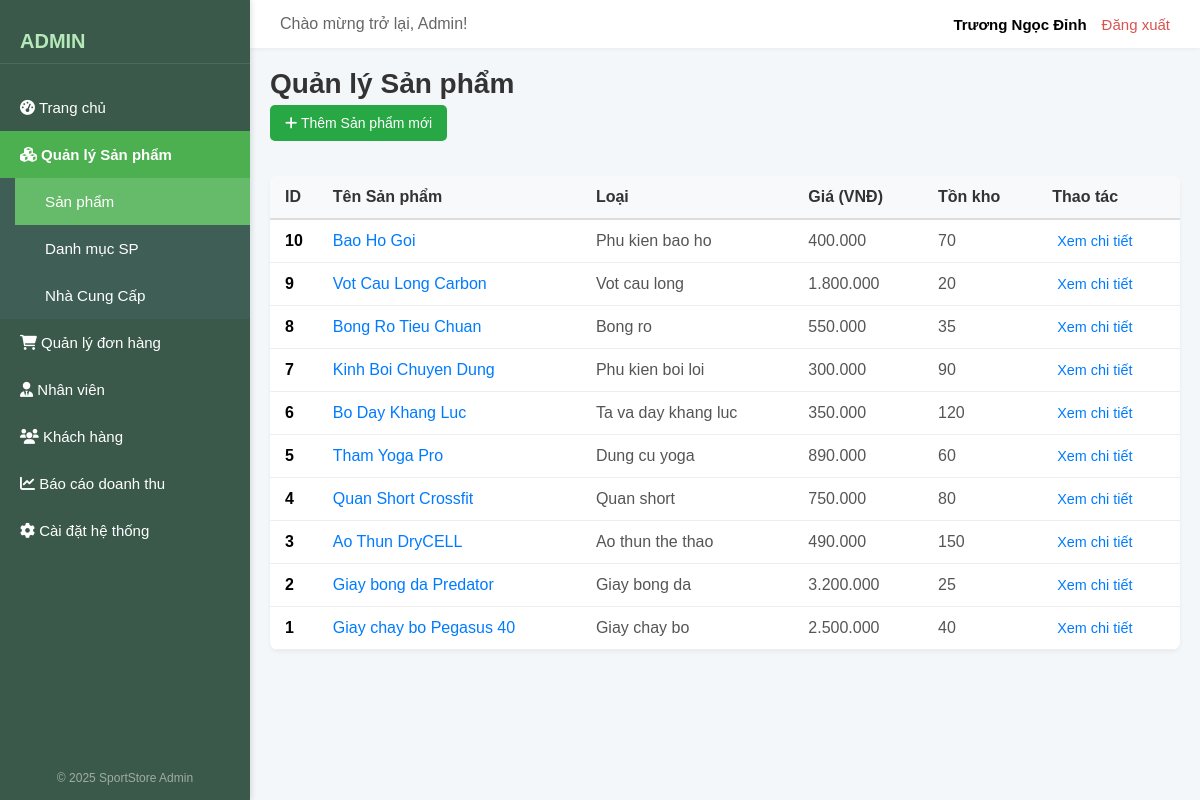
/admin/Sanphams/index.php, run on the app's committed database.
### tables this page shows
CREATE TABLE IF NOT EXISTS `sanpham` (
  `sanpham_id` int NOT NULL AUTO_INCREMENT,
  `loai_id` int NOT NULL,
  `ncc_id` int NOT NULL,
  `thuong_hieu` varchar(100) DEFAULT NULL,
  `ten_sanpham` varchar(255) NOT NULL,
  `gia` decimal(10,2) NOT NULL,
  `mo_ta` text,
  `so_luong_ton` int NOT NULL DEFAULT '0',
  `hinh_anh` varchar(255) DEFAULT NULL,
  PRIMARY KEY (`sanpham_id`),
  KEY `loai_id` (`loai_id`),
  KEY `ncc_id` (`ncc_id`)
);

CREATE TABLE IF NOT EXISTS `loaisanpham` (
  `loai_id` int NOT NULL AUTO_INCREMENT,
  `ten_loai` varchar(100) NOT NULL,
  PRIMARY KEY (`loai_id`),
  UNIQUE KEY `ten_loai` (`ten_loai`)
);

### classes/DB.class.php (called while the page is built, shortened)
<?php
class DB
{
    private $conn;
    public function __construct()
    {
        $database = new Database();
        $this->conn = $database->getConnection();
    }
    public function select($sql)
    {
        $result = $this->conn->query($sql);
        $data = [];
        if ($result && $result->num_rows > 0) {
            while ($row = $result->fetch_object()) {
                $data[] = $row;
            }
        }
        return $data;
    }
}

### config/connect.php (called while the page is built, shortened)
<?php
class Database
{
    public function getConnection()
    {
        $this->conn = new mysqli(HOST, DB_USER, DB_PASS, DB_NAME);
        $this->conn->set_charset("utf8");
        return $this->conn;
    }
}

### controller/SanphamController.php (called while the page is built, shortened)
<?php
$root_path = dirname(__DIR__);
require_once $root_path . '/config/connect.php';
require_once $root_path . '/classes/DB.class.php';
require_once $root_path . '/classes/Sanpham.class.php';
class SanphamController
{
    private $sanphamModel;
    public function __construct()
    {
        $this->sanphamModel = new Sanpham();
    }
    public function index()
    {
        $sanphams = $this->sanphamModel->readAll();
        return [
            'sanphams' => $sanphams
        ];
    }
}

### classes/Sanpham.class.php (called while the page is built, shortened)
<?php
class Sanpham
{
    private $db;
    private $table_sanpham = 'sanpham';
    private $table_loaisp = 'loaisanpham';
    private $table_ncc = 'nhacungcap';
    public function __construct()
    {
        $this->db = new DB();
    }
    public function readAll()
    {
        $query = "
            SELECT
                sp.*,
                lsp.ten_loai,
                ncc.ten_ncc
            FROM
                " . $this->table_sanpham . " sp
            JOIN
                " . $this->table_loaisp . " lsp ON sp.loai_id = lsp.loai_id
            LEFT JOIN
                " . $this->table_ncc . " ncc ON sp.ncc_id = ncc.ncc_id
            ORDER BY sp.sanpham_id DESC";
        return $this->db->select($query);
    }
}

### admin/Sanphams/index.php (the view, shortened to what this page needs)
<?php
require_once '../includes/admin_header.php';
require_once '../../controller/SanphamController.php';
$controller = new SanphamController();
$data = $controller->index();
$sanphams = $data['sanphams'];
?>
<h1>Quản lý Sản phẩm</h1>
<p><a href="add.php" class="export-btn" style="background-color: #28a745;">
        <i class="fa fa-plus"></i> Thêm Sản phẩm mới
    </a></p>
<?php if (empty($sanphams)): ?>
    <div class="alert pending">
        Chưa có sản phẩm nào được thêm vào hệ thống.
    </div>
<?php else: ?>
    <div class="table-responsive">
        <table class="data-table">
            <thead>
                <tr>
                    <th>ID</th>
                    <th>Tên Sản phẩm</th>
                    <th>Loại</th>
                    <th>Giá (VNĐ)</th>
                    <th>Tồn kho</th>
                    <th>Thao tác</th>
                </tr>
            </thead>
            <tbody>
                <?php foreach ($sanphams as $sanpham): ?>
                    <tr>
                        <td><?php echo htmlspecialchars($sanpham->sanpham_id); ?></td>
                        <td><a href="detail.php?id=<?php echo htmlspecialchars($sanpham->sanpham_id); ?>">
                                <?php echo htmlspecialchars($sanpham->ten_sanpham); ?>
                            </a></td>
                        <td><?php echo htmlspecialchars($sanpham->ten_loai); ?></td>
                        <td><?php echo number_format($sanpham->gia, 0, ',', '.'); ?></td>
                        <td><?php echo htmlspecialchars($sanpham->so_luong_ton); ?></td>
                        <td>
                            <a href="detail.php?id=<?php echo htmlspecialchars($sanpham->sanpham_id); ?>" class="action-link view">Xem chi tiết</a>
                        </td>
                    </tr>
                <?php endforeach; ?>
            </tbody>
        </table>
    </div>
<?php endif; ?>
<?php
require_once '../includes/admin_footer.php';
?>

### assets/css/admin_style.css (style rules this page uses)
* { margin: 0; padding: 0; box-sizing: border-box; font-family: Arial, sans-serif; }
a { text-decoration: none; color: inherit; }
body { background-color: #f4f7f9; }
.dashboard-content h1 { font-size: 28px; color: #333; margin-bottom: 5px; }
.export-btn { background-color: #28a745; color: white; padding: 8px 15px; border-radius: 4px; font-size: 14px; }
h1 { color: #333; margin-bottom: 20px; font-size: 1.8em; }
.table-responsive { overflow-x: auto; margin-top: 15px; background: #fff; border-radius: 8px; box-shadow: 0 2px 4px rgba(0, 0, 0, 0.05); }
.data-table { width: 100%; border-collapse: collapse; min-width: 700px; }
.data-table thead th { background-color: #f8f9fa; color: #333; padding: 12px 15px; text-align: left; border-bottom: 2px solid #ddd; font-weight: 600; }
.data-table tbody td { padding: 12px 15px; border-bottom: 1px solid #eee; color: #555; vertical-align: middle; }
.data-table a { color: #007bff; text-decoration: none; }
.data-table tr td:first-child { width: 5%; font-weight: bold; color: #000; }
p .export-btn { display: inline-block; padding: 10px 15px; color: #fff; text-decoration: none; border-radius: 5px; font-weight: 500; transition: background-color 0.3s; margin-bottom: 20px; }
.action-link { font-size: 0.9em; font-weight: 500; margin: 0 5px; }

### data on the page
sanpham: sanpham_id "10", ten_sanpham "Bao Ho Goi", loai.ten_loai "Phu kien bao ho", gia "400.000", so_luong_ton "70"
sanpham: sanpham_id "9", ten_sanpham "Vot Cau Long Carbon", loai.ten_loai "Vot cau long", gia "1.800.000", so_luong_ton "20"
sanpham: sanpham_id "8", ten_sanpham "Bong Ro Tieu Chuan", loai.ten_loai "Bong ro", gia "550.000", so_luong_ton "35"
sanpham: sanpham_id "7", ten_sanpham "Kinh Boi Chuyen Dung", loai.ten_loai "Phu kien boi loi", gia "300.000", so_luong_ton "90"
sanpham: sanpham_id "6", ten_sanpham "Bo Day Khang Luc", loai.ten_loai "Ta va day khang luc", gia "350.000", so_luong_ton "120"
sanpham: sanpham_id "5", ten_sanpham "Tham Yoga Pro", loai.ten_loai "Dung cu yoga", gia "890.000", so_luong_ton "60"
sanpham: sanpham_id "4", ten_sanpham "Quan Short Crossfit", loai.ten_loai "Quan short", gia "750.000", so_luong_ton "80"
sanpham: sanpham_id "3", ten_sanpham "Ao Thun DryCELL", loai.ten_loai "Ao thun the thao", gia "490.000", so_luong_ton "150"
sanpham: sanpham_id "2", ten_sanpham "Giay bong da Predator", loai.ten_loai "Giay bong da", gia "3.200.000", so_luong_ton "25"
sanpham: sanpham_id "1", ten_sanpham "Giay chay bo Pegasus 40", loai.ten_loai "Giay chay bo", gia "2.500.000", so_luong_ton "40"
